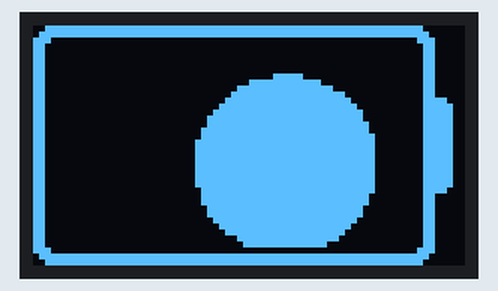
A sketch run on a simulated ESP32-S3. Shown: 72×40 one-colour display.

Above: at 0.19 s.
At 2.64 s:
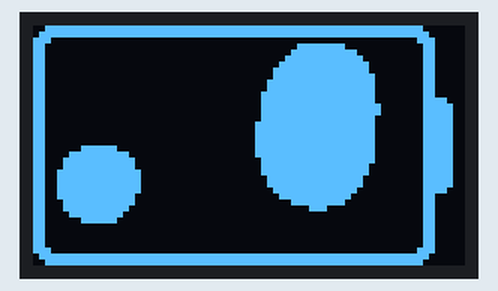
At 5.4 s:
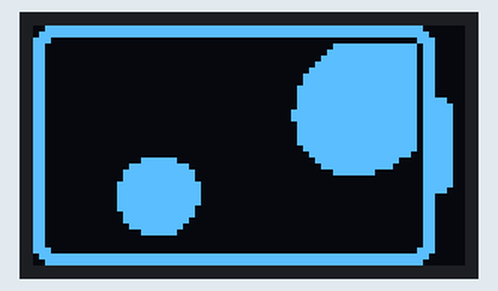
At 10.92 s:
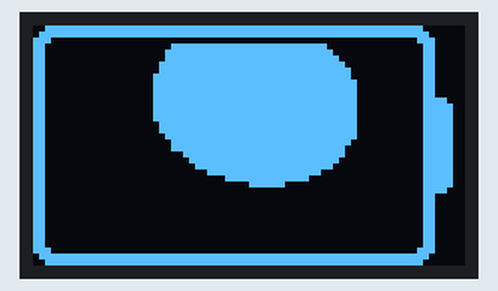
At 16.13 s:
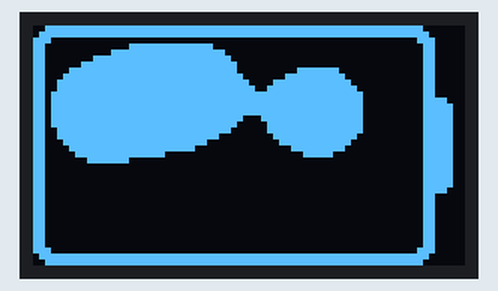
At 21.65 s:
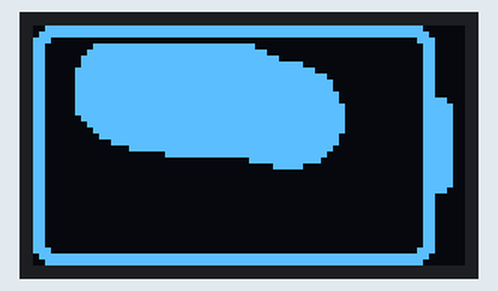

The sketch:

ARDUINO_esp23s3_with_tiny_oled.ino
```cpp
// simple project using Arduino UNO and 128x64 SSD1306 IIC OLED Display to show battery charging indicator

// created by upir, 2024
// youtube channel: https://www.youtube.com/upir_upir

// YOUTUBE VIDEO: https://youtu.be/icD-hER8YQ8
// SOURCE files: https://github.com/upiir/esp32s3_tiny_oled
// WOKWI sketch: https://wokwi.com/projects/403661331714345985

// Links from the video:
// Do you like this video? You can buy me a coffee ☕: https://www.buymeacoffee.com/upir
// ESP32S3 OLED board: https://s.click.aliexpress.com/e/_DBqaco3
// YouTube video describing the settings: https://www.youtube.com/watch?v=6KOtqACpGTY
// GitHub with default sketch: https://github.com/01Space/ESP32-S3-0.42OLED
// 72x40 SSD1306 OLED 0.42" Display (alone): https://s.click.aliexpress.com/e/_Ddq0EwJ

// Related videos with Arduino UNO and OLED screen:
// Arduino + tiny OLED: https://youtu.be/caHcaUoQ2kg
// Arduino + OLED displays: https://www.youtube.com/playlist?list=PLjQRaMdk7pBZ1UV3IL5ol8Qc7R9k-kwXA


#define SDA_PIN 41 // SDA pin, I2C serial data
#define SCL_PIN 40 // SCL pin, I2C serial clock

#include <Arduino.h>
#include <U8g2lib.h> // u8g2 library used for drawing on the OLED display
#include <Wire.h> // library requires for IIC communication

// display initialization
U8G2_SSD1306_72X40_ER_F_HW_I2C u8g2(U8G2_R0, /* reset=*/ U8X8_PIN_NONE , /*clock*/ SCL_PIN, /*data*/ SDA_PIN);//  [full framebuffer, size = 360 bytes]


// image below is generated using the image2cpp website


// 'battery_outline', 70x40px
const unsigned char epd_bitmap_battery_outline [] PROGMEM = {
	0xfc, 0xff, 0xff, 0xff, 0xff, 0xff, 0xff, 0xff, 0x01, 0xfe, 0xff, 0xff, 0xff, 0xff, 0xff, 0xff,
	0xff, 0x03, 0x07, 0x00, 0x00, 0x00, 0x00, 0x00, 0x00, 0x00, 0x07, 0x03, 0x00, 0x00, 0x00, 0x00,
	0x00, 0x00, 0x00, 0x06, 0x03, 0x00, 0x00, 0x00, 0x00, 0x00, 0x00, 0x00, 0x06, 0x03, 0x00, 0x00,
	0x00, 0x00, 0x00, 0x00, 0x00, 0x06, 0x03, 0x00, 0x00, 0x00, 0x00, 0x00, 0x00, 0x00, 0x06, 0x03,
	0x00, 0x00, 0x00, 0x00, 0x00, 0x00, 0x00, 0x06, 0x03, 0x00, 0x00, 0x00, 0x00, 0x00, 0x00, 0x00,
	0x06, 0x03, 0x00, 0x00, 0x00, 0x00, 0x00, 0x00, 0x00, 0x06, 0x03, 0x00, 0x00, 0x00, 0x00, 0x00,
	0x00, 0x00, 0x06, 0x03, 0x00, 0x00, 0x00, 0x00, 0x00, 0x00, 0x00, 0x06, 0x03, 0x00, 0x00, 0x00,
	0x00, 0x00, 0x00, 0x00, 0x1e, 0x03, 0x00, 0x00, 0x00, 0x00, 0x00, 0x00, 0x00, 0x3e, 0x03, 0x00,
	0x00, 0x00, 0x00, 0x00, 0x00, 0x00, 0x3e, 0x03, 0x00, 0x00, 0x00, 0x00, 0x00, 0x00, 0x00, 0x3e,
	0x03, 0x00, 0x00, 0x00, 0x00, 0x00, 0x00, 0x00, 0x3e, 0x03, 0x00, 0x00, 0x00, 0x00, 0x00, 0x00,
	0x00, 0x3e, 0x03, 0x00, 0x00, 0x00, 0x00, 0x00, 0x00, 0x00, 0x3e, 0x03, 0x00, 0x00, 0x00, 0x00,
	0x00, 0x00, 0x00, 0x3e, 0x03, 0x00, 0x00, 0x00, 0x00, 0x00, 0x00, 0x00, 0x3e, 0x03, 0x00, 0x00,
	0x00, 0x00, 0x00, 0x00, 0x00, 0x3e, 0x03, 0x00, 0x00, 0x00, 0x00, 0x00, 0x00, 0x00, 0x3e, 0x03,
	0x00, 0x00, 0x00, 0x00, 0x00, 0x00, 0x00, 0x3e, 0x03, 0x00, 0x00, 0x00, 0x00, 0x00, 0x00, 0x00,
	0x3e, 0x03, 0x00, 0x00, 0x00, 0x00, 0x00, 0x00, 0x00, 0x3e, 0x03, 0x00, 0x00, 0x00, 0x00, 0x00,
	0x00, 0x00, 0x3e, 0x03, 0x00, 0x00, 0x00, 0x00, 0x00, 0x00, 0x00, 0x1e, 0x03, 0x00, 0x00, 0x00,
	0x00, 0x00, 0x00, 0x00, 0x06, 0x03, 0x00, 0x00, 0x00, 0x00, 0x00, 0x00, 0x00, 0x06, 0x03, 0x00,
	0x00, 0x00, 0x00, 0x00, 0x00, 0x00, 0x06, 0x03, 0x00, 0x00, 0x00, 0x00, 0x00, 0x00, 0x00, 0x06,
	0x03, 0x00, 0x00, 0x00, 0x00, 0x00, 0x00, 0x00, 0x06, 0x03, 0x00, 0x00, 0x00, 0x00, 0x00, 0x00,
	0x00, 0x06, 0x03, 0x00, 0x00, 0x00, 0x00, 0x00, 0x00, 0x00, 0x06, 0x03, 0x00, 0x00, 0x00, 0x00,
	0x00, 0x00, 0x00, 0x06, 0x03, 0x00, 0x00, 0x00, 0x00, 0x00, 0x00, 0x00, 0x06, 0x07, 0x00, 0x00,
	0x00, 0x00, 0x00, 0x00, 0x00, 0x07, 0xfe, 0xff, 0xff, 0xff, 0xff, 0xff, 0xff, 0xff, 0x03, 0xfc,
	0xff, 0xff, 0xff, 0xff, 0xff, 0xff, 0xff, 0x01
};


// x position, y position and size of metaballs
int metaball_xpos[3];
int metaball_ypos[3];
int metaball_size[3];
float pixel_value; // calculated pixel value

float time_anim = 0.0; // time variable controls all the movements


void setup(void) {
  u8g2.begin(); // start the u8g2 library
}

void loop(void) {

  time_anim = time_anim + 0.1; // increase the time animation

  // set a new position for metaballs
  for (int i = 0; i < 3; i++) {
    metaball_xpos[i] = sin(time_anim * (i + 1.4)) * 26 + 36;
    metaball_ypos[i] = cos(time_anim * (i + 2.6) + 0.9) * 10 + 20;
    metaball_size[i] = 30; // constant size
  }

  u8g2.clearBuffer();	// clear the internal memory
	u8g2.setBitmapMode(1); // draw transparent images

  u8g2.drawXBMP(0, 0, 70, 40, epd_bitmap_battery_outline); // draw the image of the outline of the battery icon
  u8g2.setDrawColor(1); // set color to white color

  // calculate pixel value for metaballs
  for (int xpos = 3; xpos < 64; xpos++) {
    for (int ypos = 3; ypos < 37; ypos++) {

      pixel_value = metaball_size[0] / sqrt( pow(xpos - metaball_xpos[0], 2) + pow(ypos - metaball_ypos[0], 2) ) +
                    metaball_size[1] / sqrt( pow(xpos - metaball_xpos[1], 2) + pow(ypos - metaball_ypos[1], 2) ) +
                    metaball_size[2] / sqrt( pow(xpos - metaball_xpos[2], 2) + pow(ypos - metaball_ypos[2], 2) );

      // draw white pixel based on some threshold value
      if (pixel_value > 6) {
        u8g2.drawPixel(xpos, ypos);
      }
    }
  }

  u8g2.sendBuffer();					// transfer internal memory to the display
}
```
